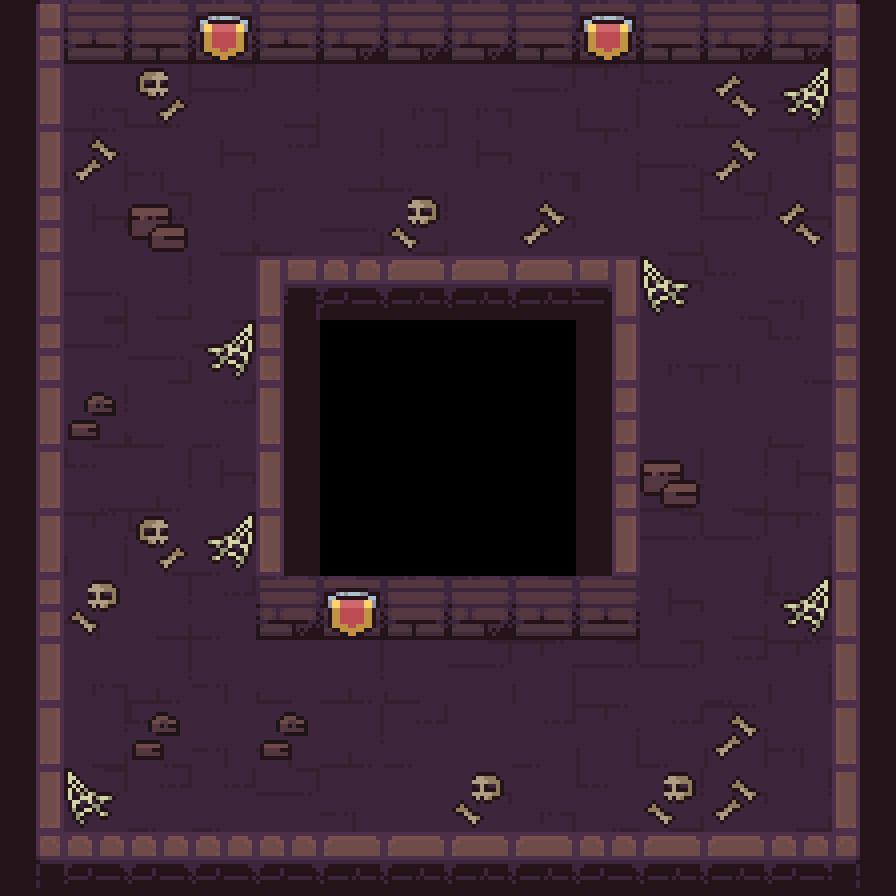

Tiled map render using the project's own tile images. Description and the whole map definition, tile-layer contents included, below:
An orthogonal 14x14 tile map with 64x64 px tiles, 4 tile layers (Void, Floor, Walls, Decorations).

<map version="1.10" tiledversion="1.10.2" orientation="orthogonal" renderorder="right-down" width="14" height="14" tilewidth="64" tileheight="64" infinite="0" nextlayerid="6" nextobjectid="1">
 <tileset firstgid="1" source="Tiles.tsx" />
 <layer id="5" name="Void" width="14" height="14">
  <data encoding="csv">
0,0,0,0,0,0,0,0,0,0,0,0,0,0,
0,0,0,0,0,0,0,0,0,0,0,0,0,0,
0,0,0,0,0,0,0,0,0,0,0,0,0,0,
0,0,0,0,0,0,0,0,0,0,0,0,0,0,
0,0,0,0,0,0,0,0,0,0,0,0,0,0,
0,0,0,0,0,0,0,0,0,0,0,0,0,0,
0,0,0,0,0,0,0,0,0,0,0,0,0,0,
0,0,0,0,0,0,0,0,0,0,0,0,0,0,
0,0,0,0,0,0,0,0,0,0,0,0,0,0,
0,0,0,0,0,0,0,0,0,0,0,0,0,0,
0,0,0,0,0,0,0,0,0,0,0,0,0,0,
0,0,0,0,0,0,0,0,0,0,0,0,0,0,
0,0,0,0,0,0,0,0,0,0,0,0,0,0,
0,0,0,0,0,0,0,0,0,0,0,0,0,0
</data>
 </layer>
 <layer id="2" name="Floor" width="14" height="14">
  <data encoding="csv">
0,0,0,0,0,0,0,0,0,0,0,0,0,0,
0,27,8,28,17,19,27,27,28,29,10,20,9,0,
0,29,30,18,7,17,7,18,27,29,9,30,29,0,
0,18,28,17,20,9,17,19,18,19,17,28,18,0,
0,9,17,19,0,0,0,0,0,0,18,10,30,0,
0,28,9,28,0,0,0,0,0,0,27,30,10,0,
0,17,20,7,0,0,0,0,0,0,19,19,20,0,
0,10,8,18,0,0,0,0,0,0,8,17,18,0,
0,29,10,7,0,0,0,0,0,0,28,28,29,0,
0,30,17,7,0,0,0,0,0,0,18,17,10,0,
0,27,8,30,20,8,20,28,29,28,28,7,29,0,
0,17,10,30,30,8,7,19,7,29,7,29,30,0,
0,28,7,7,28,30,19,18,27,10,17,18,17,0,
0,0,0,0,0,0,0,0,0,0,0,0,0,0
</data>
 </layer>
 <layer id="3" name="Walls" width="14" height="14">
  <data encoding="csv">
1,3,5,5,3,4,4,4,5,5,2,4,4,6,
31,0,0,0,0,0,0,0,0,0,0,0,0,26,
31,0,0,0,0,0,0,0,0,0,0,0,0,26,
21,0,0,0,0,0,0,0,0,0,0,0,0,36,
11,0,0,0,51,43,42,45,42,54,0,0,0,36,
21,0,0,0,26,0,0,0,0,31,0,0,0,26,
11,0,0,0,36,0,0,0,0,21,0,0,0,36,
11,0,0,0,16,0,0,0,0,21,0,0,0,26,
11,0,0,0,16,0,0,0,0,11,0,0,0,36,
21,0,0,0,4,3,5,4,3,3,0,0,0,36,
31,0,0,0,0,0,0,0,0,0,0,0,0,16,
31,0,0,0,0,0,0,0,0,0,0,0,0,16,
31,0,0,0,0,0,0,0,0,0,0,0,0,16,
41,43,44,43,44,42,42,42,42,43,45,42,44,46
</data>
 </layer>
 <layer id="4" name="Decorations" width="14" height="14">
  <data encoding="csv">
0,0,0,75,0,0,0,0,0,75,0,0,0,0,
0,0,2147483726,0,0,0,0,0,0,0,0,69,2147483713,0,
0,2147483717,0,0,0,0,0,0,0,0,0,2147483717,0,0,
0,0,50,0,0,0,78,0,2147483717,0,0,0,69,0,
0,0,0,0,0,0,0,0,0,0,65,0,0,0,
0,0,0,2147483713,0,0,0,0,0,0,0,0,0,0,
0,60,0,0,0,0,0,0,0,0,0,0,0,0,
0,0,0,0,0,0,0,0,0,0,50,0,0,0,
0,0,2147483726,2147483713,0,0,0,0,0,0,0,0,0,0,
0,78,0,0,0,75,0,0,0,0,0,0,2147483713,0,
0,0,0,0,0,0,0,0,0,0,0,0,0,0,
0,0,60,0,60,0,0,0,0,0,0,2147483717,0,0,
0,65,0,0,0,0,0,78,0,0,78,2147483717,0,0,
0,0,0,0,0,0,0,0,0,0,0,0,0,0
</data>
 </layer>
</map>
